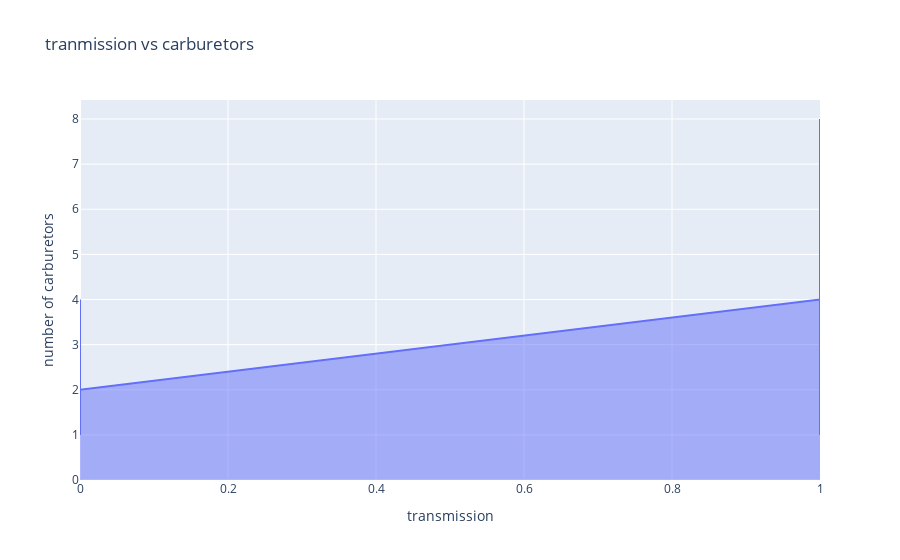

Here is the notebook cell this chart was saved with:
### Code cell
fig = px.area(cars,x='am',y='carb',title='tranmission vs carburetors').update_layout(xaxis_title = 'transmission',yaxis_title = 'number of carburetors')
fig.show()

### Figure 1 — Plotly figure (JSON) as saved in the notebook; plotly's stock layout.template omitted (floating-point values rounded to 4 significant figures)
{"data": [{"fillpattern": {"shape": ""}, "hovertemplate": "am=%{x}<br>carb=%{y}<extra></extra>", "legendgroup": "", "line": {"color": "#636efa"}, "marker": {"symbol": "circle"}, "mode": "lines", "name": "", "orientation": "v", "showlegend": false, "stackgroup": "1", "type": "scatter", "x": [1, 1, 1, 0, 0, 0, 0, 0, 0, 0, 0, 0, 0, 0, 0, 0, 0, 1, 1, 1, 0, 0, 0, 0, 0, 1, 1, 1, 1, 1, 1, 1], "xaxis": "x", "y": [4, 4, 1, 1, 2, 1, 4, 2, 2, 4, 4, 3, 3, 3, 4, 4, 4, 1, 2, 1, 1, 2, 2, 4, 2, 1, 2, 2, 4, 6, 8, 2], "yaxis": "y"}], "layout": {"legend": {"tracegroupgap": 0}, "title": {"text": "tranmission vs carburetors"}, "xaxis": {"anchor": "y", "domain": [0, 1], "title": {"text": "transmission"}}, "yaxis": {"anchor": "x", "domain": [0, 1], "title": {"text": "number of carburetors"}}}}
